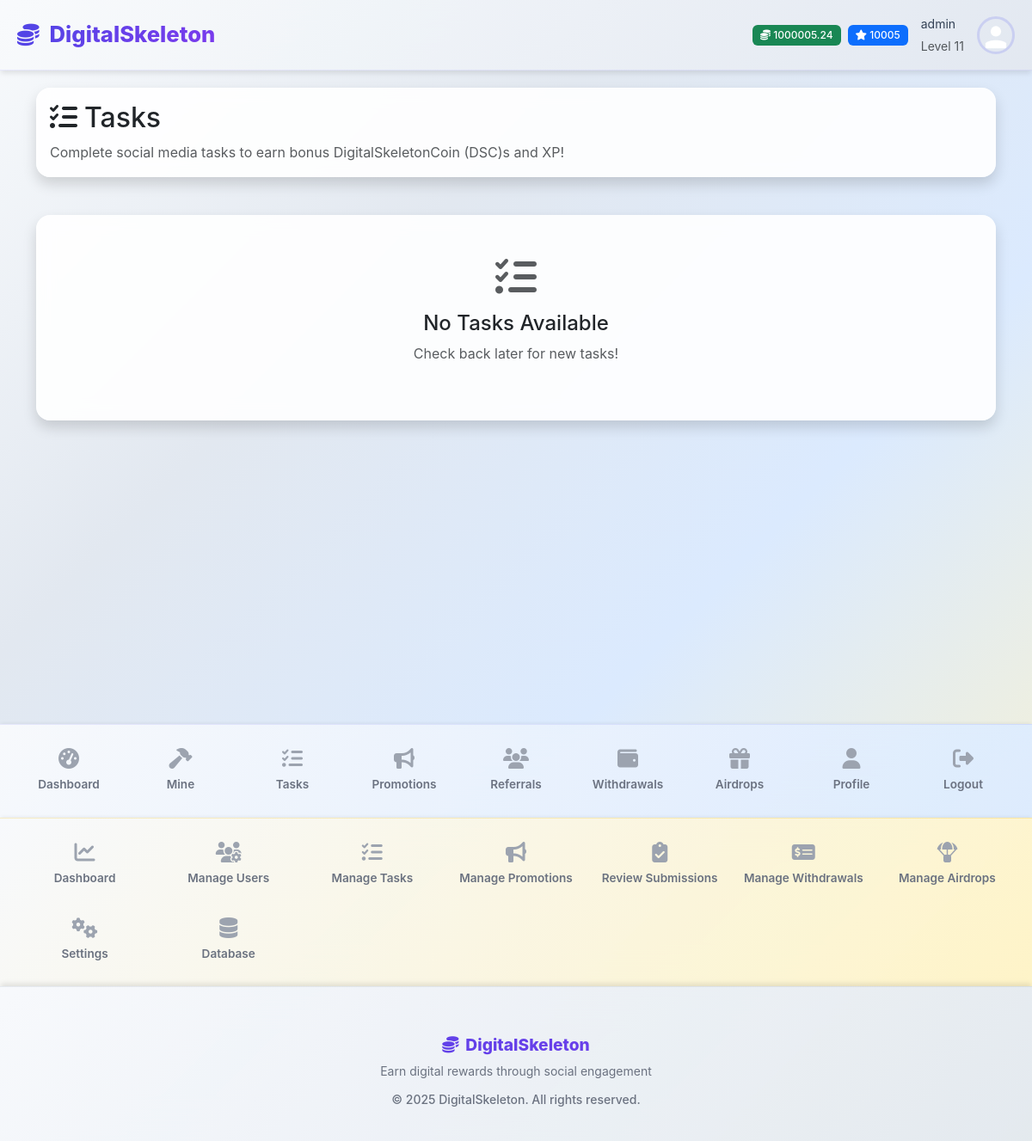
Page /tasks/ (signed in) on the committed database.
### models/settings.py (models this page shows, shortened)
class AppSettings(db.Model):
    id = db.Column(db.Integer, primary_key=True)
    app_name = db.Column(db.String(100), default='DigitalSkeletonCoin (DSC) Mining Platform')
    app_description = db.Column(db.Text, default='A gamified cryptocurrency mining platform')
    app_logo = db.Column(db.String(200))  # URL or path to logo
    primary_color = db.Column(db.String(7), default='#0d6efd')  # Bootstrap primary
    secondary_color = db.Column(db.String(7), default='#6c757d')  # Bootstrap secondary
    success_color = db.Column(db.String(7), default='#198754')  # Bootstrap success
    warning_color = db.Column(db.String(7), default='#ffc107')  # Bootstrap warning
    danger_color = db.Column(db.String(7), default='#dc3545')  # Bootstrap danger
    smtp_server = db.Column(db.String(100))
    smtp_port = db.Column(db.Integer, default=587)
    smtp_username = db.Column(db.String(100))
    smtp_password = db.Column(db.String(200))
    smtp_use_tls = db.Column(db.Boolean, default=True)
    smtp_from_email = db.Column(db.String(100))
    smtp_from_name = db.Column(db.String(100))
    contact_email = db.Column(db.String(100))
    support_email = db.Column(db.String(100))
    twitter_url = db.Column(db.String(200))
    telegram_url = db.Column(db.String(200))
    discord_url = db.Column(db.String(200))
    maintenance_mode = db.Column(db.Boolean, default=False)
    maintenance_message = db.Column(db.Text)
    max_upload_size = db.Column(db.Integer, default=5)  # MB
    session_timeout = db.Column(db.Integer, default=30)  # days
    updated_by = db.Column(db.Integer, db.ForeignKey('user.id'))
    updated_at = db.Column(db.DateTime, default=datetime.utcnow, onupdate=datetime.utcnow)
    @classmethod
    def get_settings(cls):
        settings = cls.query.first()
        if not settings:
            settings = cls()
            db.session.add(settings)
            db.session.commit()
        return settings

### models/user.py (models this page shows, shortened)
class User(UserMixin, db.Model):
    id = db.Column(db.Integer, primary_key=True)
    username = db.Column(db.String(64), unique=True, nullable=False)
    email = db.Column(db.String(120), unique=True, nullable=False)
    password_hash = db.Column(db.String(256))
    first_name = db.Column(db.String(64))
    last_name = db.Column(db.String(64))
    balance = db.Column(db.Float, default=0.0)
    xp = db.Column(db.Integer, default=0)
    level = db.Column(db.Integer, default=1)
    mining_power = db.Column(db.Float, default=1.0)
    is_active = db.Column(db.Boolean, default=True)
    is_admin = db.Column(db.Boolean, default=False)
    email_verified = db.Column(db.Boolean, default=True)  # Auto-verified, no verification needed
    created_at = db.Column(db.DateTime, default=datetime.utcnow)
    last_login = db.Column(db.DateTime)
    last_mining = db.Column(db.DateTime)
    daily_mission_date = db.Column(db.Date)
    daily_missions_completed = db.Column(db.Integer, default=0)
    referral_code = db.Column(db.String(16), unique=True)
    referred_by = db.Column(db.Integer, db.ForeignKey('user.id'))
    wallet_address = db.Column(db.String(200))
    wallet_type = db.Column(db.String(50))  # 'paypal', 'bank', 'crypto'
    profile_image = db.Column(db.String(255))  # path to profile image
    mining_sessions = db.relationship('MiningSession', backref='user', lazy='dynamic')
    task_completions = db.relationship('TaskCompletion', foreign_keys='TaskCompletion.user_id', backref='user', lazy='dynamic')
    task_reviews = db.relationship('TaskCompletion', foreign_keys='TaskCompletion.reviewed_by', backref='task_reviewer', lazy='dynamic')
    withdrawals = db.relationship('Withdrawal', foreign_keys='Withdrawal.user_id', backref='user', lazy='dynamic')
    withdrawal_reviews = db.relationship('Withdrawal', foreign_keys='Withdrawal.reviewed_by', backref='withdrawal_reviewer', lazy='dynamic')
    airdrop_participations = db.relationship('AirdropParticipation', backref='user', lazy='dynamic')
    def get_profile_image_url(self):
        if self.profile_image:
            if self.profile_image.startswith('default-avatar-'):
                return f"/static/images/{self.profile_image}"
            else:
                return f"/static/uploads/profiles/{self.profile_image}"
        return "/static/images/default-avatar.svg"
    @property
    def profile_image_url(self):
        return self.get_profile_image_url()

### core/tasks.py (the view)
@tasks_bp.route('/')
@login_required
def tasks_page():
    completed_task_ids = [tc.task_id for tc in TaskCompletion.query.filter_by(user_id=current_user.id).all()]
    available_tasks = Task.query.filter(
        ~Task.id.in_(completed_task_ids),
        Task.is_active == True
    ).all()
    available_tasks = [task for task in available_tasks if task.is_available]
    user_completions = TaskCompletion.query.filter_by(user_id=current_user.id).order_by(TaskCompletion.submitted_at.desc()).all()
    return render_template('tasks.html',
                         available_tasks=available_tasks,
                         user_completions=user_completions)

### templates/tasks.html (shortened to what this page needs)
{% extends "base.html" %}
{% block content %}
<div class="container">
    <div class="row mb-4">
        <div class="col-12">
            <div class="card border-0 shadow">
                <div class="card-body">
                    <h2><i class="fas fa-tasks me-2"></i>Tasks</h2>
                    <p class="text-muted mb-0">Complete social media tasks to earn bonus DigitalSkeletonCoin (DSC)s and XP!</p>
                </div>
            </div>
        </div>
    </div>
    {% if available_tasks %}
    <div class="row mb-4">
        <div class="col-12">
            <div class="card border-0 shadow">
                <div class="card-header bg-transparent">
                    <h5 class="card-title mb-0">
                        <i class="fas fa-star text-warning me-2"></i>Available Tasks
                    </h5>
                </div>
                <div class="card-body">
                    <div class="row g-4">
                        {% for task in available_tasks %}
                        <div class="col-md-6 col-lg-4">
                            <div class="card border h-100">
                                <div class="card-body">
                                    <div class="d-flex align-items-start mb-3">
                                        <div class="me-3">
                                            <i class="fab fa-{{ task.platform }} text-primary" style="font-size: 1.5rem;"></i>
                                        </div>
                                        <div class="flex-grow-1">
                                            <h6 class="card-title mb-1">{{ task.title }}</h6>
                                            <small class="text-muted">{{ task.platform.title() }} • {{ task.task_type.title() }}</small>
                                        </div>
                                    </div>
                                    {% if task.description %}
                                    <p class="card-text small">{{ task.description[:100] }}{% if task.description|length > 100 %}...{% endif %}</p>
                                    {% endif %}
                                    <div class="mb-3">
                                        <span class="badge bg-warning me-2">
                                            <i class="fas fa-coins me-1"></i>{{ task.coin_reward }} coins
                                        </span>
                                        {% if task.xp_reward > 0 %}
                                        <span class="badge bg-info">
                                            <i class="fas fa-star me-1"></i>{{ task.xp_reward }} XP
                                        </span>
                                        {% endif %}
                                    </div>
                                    {% if task.max_completions %}
                                    <div class="mb-3">
                                        <small class="text-muted">
                                            {{ task.current_completions }} / {{ task.max_completions }} completed
                                        </small>
                                        <div class="progress progress-sm">
                                            <div class="progress-bar" role="progressbar"
                                                 style="width: {{ (task.current_completions / task.max_completions * 100) }}%"></div>
                                        </div>
                                    </div>
                                    {% endif %}
                                    <div class="d-grid">
                                        <a href="{{ url_for('tasks.complete_task', task_id=task.id) }}"
                                           class="btn btn-primary">
                                            <i class="fas fa-play me-1"></i>Start Task
                                        </a>
                                    </div>
                                </div>
                            </div>
                        </div>
                        {% endfor %}
                    </div>
                </div>
            </div>
        </div>
    </div>
    {% else %}
    <div class="row mb-4">
        <div class="col-12">
            <div class="card border-0 shadow">
                <div class="card-body text-center py-5">
                    <i class="fas fa-tasks text-muted mb-3" style="font-size: 3rem;"></i>
                    <h4>No Tasks Available</h4>
                    <p class="text-muted">Check back later for new tasks!</p>
                </div>
            </div>
        </div>
    </div>
    {% endif %}
</div>
{% endblock %}

### templates/base.html (shortened to what this page needs)
<!DOCTYPE html>
<html lang="en" data-bs-theme="light">
<head>
    <link href="https://cdn.jsdelivr.net/npm/bootstrap@5.3.0/dist/css/bootstrap.min.css" rel="stylesheet">
    <link rel="stylesheet" href="https://cdnjs.cloudflare.com/ajax/libs/font-awesome/6.4.0/css/all.min.css">
    <link rel="stylesheet" href="{{ url_for('static', filename='css/style.css') }}">
</head>
<body>
    <header class="app-header">
        <a href="{{ url_for('index') }}" class="brand">
            <i class="fas fa-coins"></i>
            {{ app_settings.app_name }}
        </a>
        {% if current_user.is_authenticated %}
        <div class="user-info">
            <div class="d-flex align-items-center gap-2">
                <span class="badge bg-success">
                    <i class="fas fa-coins"></i> {{ "%.2f"|format(current_user.balance) }}
                </span>
                <span class="badge bg-primary">
                    <i class="fas fa-star"></i> {{ current_user.xp }}
                </span>
            </div>
            <div class="username d-none d-md-block">
                <small>{{ current_user.username }}</small><br>
                <small class="text-muted">Level {{ current_user.level }}</small>
            </div>
            <img src="{{ current_user.profile_image_url }}"
                 alt="Profile" class="user-avatar">
        </div>
        {% endif %}
    </header>
    <main class="main-content">
        <div class="container-fluid">
            {% block content %}{% endblock %}
        </div>
    </main>
    {% if current_user.is_authenticated %}
    <nav class="user-nav">
        <div class="user-nav-grid">
            <a class="user-nav-item" href="{{ url_for('dashboard') }}">
                <i class="fas fa-tachometer-alt"></i>
                <span>Dashboard</span>
            </a>
            <a class="user-nav-item" href="{{ url_for('mining.mining_page') }}">
                <i class="fas fa-hammer"></i>
                <span>Mine</span>
            </a>
            <a class="user-nav-item" href="{{ url_for('tasks.tasks_page') }}">
                <i class="fas fa-tasks"></i>
                <span>Tasks</span>
            </a>
            <a class="user-nav-item" href="{{ url_for('promotions.promotions_dashboard') }}">
                <i class="fas fa-bullhorn"></i>
                <span>Promotions</span>
            </a>
            <a class="user-nav-item" href="{{ url_for('referrals') }}">
                <i class="fas fa-users"></i>
                <span>Referrals</span>
            </a>
            <a class="user-nav-item" href="{{ url_for('withdrawals') }}">
                <i class="fas fa-wallet"></i>
                <span>Withdrawals</span>
            </a>
            <a class="user-nav-item" href="{{ url_for('airdrops') }}">
                <i class="fas fa-gift"></i>
                <span>Airdrops</span>
            </a>
            <a class="user-nav-item" href="{{ url_for('profile') }}">
                <i class="fas fa-user"></i>
                <span>Profile</span>
            </a>
            <a class="user-nav-item" href="{{ url_for('auth.logout') }}">
                <i class="fas fa-sign-out-alt"></i>
                <span>Logout</span>
            </a>
        </div>
    </nav>
    {% endif %}
    {% if current_user.is_authenticated and current_user.is_admin %}
    <nav class="admin-nav">
        <div class="admin-nav-grid">
            <a class="admin-nav-item" href="{{ url_for('admin.dashboard') }}">
                <i class="fas fa-chart-line"></i>
                <span>Dashboard</span>
            </a>
            <a class="admin-nav-item" href="{{ url_for('admin.users') }}">
                <i class="fas fa-users-cog"></i>
                <span>Manage Users</span>
            </a>
            <a class="admin-nav-item" href="{{ url_for('admin.tasks') }}">
                <i class="fas fa-list-check"></i>
                <span>Manage Tasks</span>
            </a>
            <a class="admin-nav-item" href="{{ url_for('promotions.admin_promotions') }}">
                <i class="fas fa-bullhorn"></i>
                <span>Manage Promotions</span>
            </a>
            <a class="admin-nav-item" href="{{ url_for('admin.task_completions') }}">
                <i class="fas fa-clipboard-check"></i>
                <span>Review Submissions</span>
            </a>
            <a class="admin-nav-item" href="{{ url_for('admin.withdrawals') }}">
                <i class="fas fa-money-check-alt"></i>
                <span>Manage Withdrawals</span>
            </a>
            <a class="admin-nav-item" href="{{ url_for('admin.airdrops') }}">
                <i class="fas fa-parachute-box"></i>
                <span>Manage Airdrops</span>
            </a>
            <a class="admin-nav-item" href="{{ url_for('admin.settings') }}">
                <i class="fas fa-cogs"></i>
                <span>Settings</span>
            </a>
            <a class="admin-nav-item" href="{{ url_for('admin.database_management') }}">
                <i class="fas fa-database"></i>
                <span>Database</span>
            </a>
        </div>
    </nav>
    {% endif %}
    <footer class="app-footer">
        <div class="container text-center py-3">
            <h6 class="text-primary mb-2">
                <i class="fas fa-coins me-2"></i>{{ app_settings.app_name }}
            </h6>
            <p class="text-muted small mb-2">
                Earn digital rewards through social engagement
            </p>
            <small class="text-muted">
                &copy; 2025 {{ app_settings.app_name }}. All rights reserved.
            </small>
        </div>
    </footer>
</body>
</html>

### rows in the picture
AppSettings: app_name "DigitalSkeleton"
User: balance "1000005.24", xp "10005", username "admin", level "11", profile_image_url (placeholder picture)
